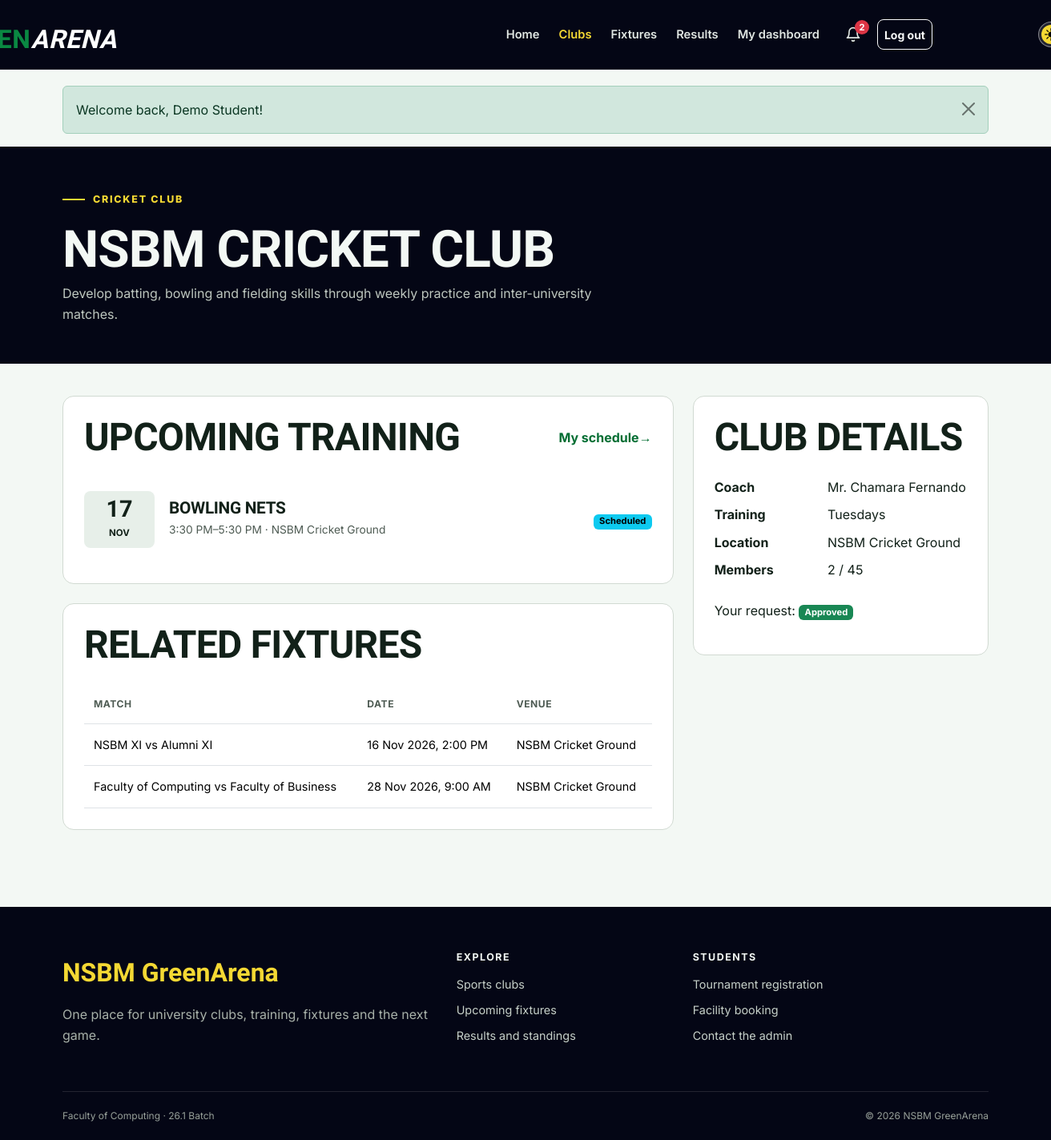
/club.php?id=1 (signed in), run on the app's committed database.
### tables this page shows
CREATE TABLE users (
    id INT UNSIGNED AUTO_INCREMENT PRIMARY KEY,
    student_id VARCHAR(20) NOT NULL UNIQUE,
    full_name VARCHAR(100) NOT NULL,
    email VARCHAR(120) NOT NULL UNIQUE,
    password_hash VARCHAR(255) NOT NULL,
    role ENUM('student', 'admin') NOT NULL DEFAULT 'student',
    created_at TIMESTAMP DEFAULT CURRENT_TIMESTAMP
);

CREATE TABLE clubs (
    id INT UNSIGNED AUTO_INCREMENT PRIMARY KEY,
    name VARCHAR(100) NOT NULL UNIQUE,
    sport VARCHAR(80) NOT NULL,
    description TEXT NOT NULL,
    coach_name VARCHAR(100) NOT NULL,
    meeting_day VARCHAR(20) NOT NULL,
    location VARCHAR(120) NOT NULL,
    max_members SMALLINT UNSIGNED NOT NULL DEFAULT 30,
    status ENUM('active', 'inactive') NOT NULL DEFAULT 'active',
    created_at TIMESTAMP DEFAULT CURRENT_TIMESTAMP
);

CREATE TABLE training_sessions (
    id INT UNSIGNED AUTO_INCREMENT PRIMARY KEY,
    club_id INT UNSIGNED NOT NULL,
    title VARCHAR(120) NOT NULL,
    session_date DATE NOT NULL,
    start_time TIME NOT NULL,
    end_time TIME NOT NULL,
    venue VARCHAR(120) NOT NULL,
    created_at TIMESTAMP DEFAULT CURRENT_TIMESTAMP,
    FOREIGN KEY (club_id) REFERENCES clubs(id) ON DELETE CASCADE
);

CREATE TABLE matches (
    id INT UNSIGNED AUTO_INCREMENT PRIMARY KEY,
    tournament_id INT UNSIGNED NULL,
    sport VARCHAR(80) NOT NULL,
    home_team VARCHAR(100) NOT NULL,
    away_team VARCHAR(100) NOT NULL,
    match_datetime DATETIME NOT NULL,
    venue VARCHAR(120) NOT NULL,
    status ENUM('scheduled', 'completed', 'cancelled') NOT NULL DEFAULT 'scheduled',
    home_score SMALLINT UNSIGNED NULL,
    away_score SMALLINT UNSIGNED NULL,
    created_at TIMESTAMP DEFAULT CURRENT_TIMESTAMP,
    FOREIGN KEY (tournament_id) REFERENCES tournaments(id) ON DELETE SET NULL
);

CREATE TABLE memberships (
    id INT UNSIGNED AUTO_INCREMENT PRIMARY KEY,
    user_id INT UNSIGNED NOT NULL,
    club_id INT UNSIGNED NOT NULL,
    status ENUM('pending', 'approved', 'rejected') NOT NULL DEFAULT 'pending',
    joined_at TIMESTAMP DEFAULT CURRENT_TIMESTAMP,
    reviewed_at TIMESTAMP NULL,
    UNIQUE KEY unique_membership (user_id, club_id),
    FOREIGN KEY (user_id) REFERENCES users(id) ON DELETE CASCADE,
    FOREIGN KEY (club_id) REFERENCES clubs(id) ON DELETE CASCADE
);

### includes/auth.php (called while the page is built, shortened)
<?php
function current_user()
{
    $user = fetch_one('SELECT id, student_id, full_name, email, role FROM users WHERE id = ?', [$_SESSION['user_id']]);
    return $user;
}
function is_logged_in()
{
    return current_user() !== null;
}
function is_admin()
{
    $user = current_user();
    return $user !== null && $user['role'] === 'admin';
}

### club.php (the view, shortened to what this page needs)
<?php
$id = filter_input(INPUT_GET, 'id', FILTER_VALIDATE_INT) ?: (int) ($_POST['club_id'] ?? 0);
$club = fetch_one('SELECT * FROM clubs WHERE id = ?', [$id]);
$activePage = 'clubs';
$membership = is_logged_in() && !is_admin() ? fetch_one('SELECT * FROM memberships WHERE user_id = ? AND club_id = ?', [current_user()['id'], $id]) : false;
$memberCount = (int) fetch_one("SELECT COUNT(*) AS total FROM memberships WHERE club_id = ? AND status = 'approved'", [$id])['total'];
$sessions = fetch_all('SELECT *
    FROM training_sessions
    WHERE club_id = ? AND session_date >= CURDATE()
    ORDER BY session_date, start_time
    LIMIT 5', [$id]);
$matches = fetch_all("SELECT *
    FROM matches
    WHERE sport = ? AND status = 'scheduled' AND match_datetime >= NOW()
    ORDER BY match_datetime
    LIMIT 4", [$club['sport']]);
include __DIR__ . '/includes/header.php';
?>
<section class="page-hero">
    <div class="container"><span class="hero-kicker"><?= e($club['sport']) ?> club</span>
        <h1><?= e($club['name']) ?></h1><p><?= e($club['description']) ?></p>
    </div>
</section>
<section class="page-content">
    <div class="container">
        <div class="row g-4">
            <div class="col-lg-8">
                <div class="content-panel">
                    <div class="page-title-row">
                        <h2>Upcoming training</h2><a href="<?= e(url('student/calendar.php')) ?>" class="link-arrow">My schedule</a>
                    </div>
                    <?php if ($sessions): ?>
                        <ul class="schedule-list"><?php foreach ($sessions as $session): ?>
                                <li class="schedule-item">
                                    <div class="date-block"><strong><?= format_date($session['session_date'], 'd') ?></strong><span><?= format_date($session['session_date'], 'M') ?></span>
                                    </div>
                                    <div>
                                        <h3><?= e($session['title']) ?></h3>
                                        <p><?= format_time($session['start_time']) ?>–<?= format_time($session['end_time']) ?> · <?= e($session['venue']) ?></p>
                                    </div><span><?= status_badge('scheduled') ?></span>
                            </li><?php endforeach; ?>
                    </ul><?php else: ?><p class="mb-0">No upcoming sessions have been posted yet.</p><?php endif; ?>
                </div>
                <div class="content-panel">
                    <h2 class="mb-4">Related fixtures</h2>
                    <?php if ($matches): ?>
                        <div class="table-responsive">
                            <table class="table">
                                <thead>
                                    <tr>
                                        <th>Match</th>
                                        <th>Date</th>
                                        <th>Venue</th>
                                    </tr>
                                </thead>
                                <tbody>
                                    <?php foreach ($matches as $match): ?>
                                        <tr>
                                            <td><?= e($match['home_team']) ?> vs <?= e($match['away_team']) ?></td>
                                            <td><?= format_date($match['match_datetime']) ?>, <?= format_time($match['match_datetime']) ?></td>
                                            <td><?= e($match['venue']) ?></td>
                                    </tr><?php endforeach; ?>
                                </tbody>
                            </table>
                    </div><?php else: ?><p class="mb-0">No related fixtures are scheduled.</p><?php endif; ?>
                </div>
            </div>
            <div class="col-lg-4">
                <aside class="content-panel">
                <h2>Club details</h2>
                <dl class="row mt-4"><dt class="col-5">Coach</dt><dd class="col-7"><?= e($club['coach_name']) ?></dd><dt class="col-5">Training</dt><dd class="col-7"><?= e($club['meeting_day']) ?>s</dd><dt class="col-5">Location</dt><dd class="col-7"><?= e($club['location']) ?></dd><dt class="col-5">Members</dt><dd class="col-7"><?= $memberCount ?> / <?= $club['max_members'] ?></dd></dl>
                <?php if ($membership): ?>
                    <div class="mb-3">Your request: <?= status_badge($membership['status']) ?>
                </div><?php endif; ?>
                </aside>
            </div>
        </div>
    </div>
</section>
<?php include __DIR__ . '/includes/footer.php'; ?>

### includes/header.php (shortened to what this page needs)
<?php
$activePage = $activePage ?? '';
$bodyClass = $bodyClass ?? '';
$user = current_user();
$flashes = get_flashes();
$unreadNotifications = $user ? unread_count($user['id']) : 0;
?>
<!doctype html>
<html lang="en">
    <head>
        <link href="https://cdn.jsdelivr.net/npm/bootstrap@5.3.3/dist/css/bootstrap.min.css" rel="stylesheet">
        <link href="<?= e(asset('css/style.css')) ?>" rel="stylesheet">
        <link href="<?= e(asset('css/theme.css')) ?>" rel="stylesheet">
    </head>
    <body class="<?= e($bodyClass) ?>">
        <header>
            <nav class="navbar navbar-expand-lg navbar-dark site-navbar" aria-label="Main navigation">
                <div class="container">
                    <a class="navbar-brand brand" href="<?= e(url('index.php')) ?>" aria-label="NSBM GreenArena home">
                        <span class="green-arena-title"><span class="t-nsbm">  NSBM</span><span class="t-green">GREEN</span><span class="t-arena">ARENA</span></span>
                    </a>
                    <div class="collapse navbar-collapse" id="mainNav">
                        <ul class="navbar-nav ms-auto align-items-lg-center">
                            <li class="nav-item"><a class="nav-link <?= active_class('home', $activePage) ?>" href="<?= e(url('index.php')) ?>">Home</a></li>
                            <li class="nav-item"><a class="nav-link <?= active_class('clubs', $activePage) ?>" href="<?= e(url('clubs.php')) ?>">Clubs</a></li>
                            <li class="nav-item"><a class="nav-link <?= active_class('fixtures', $activePage) ?>" href="<?= e(url('fixtures.php')) ?>">Fixtures</a></li>
                            <li class="nav-item"><a class="nav-link <?= active_class('results', $activePage) ?>" href="<?= e(url('results.php')) ?>">Results</a></li>
                            <?php if ($user): ?>
                                <li class="nav-item"><a class="nav-link <?= active_class('dashboard', $activePage) ?>" href="<?= e(url($user['role'] === 'admin' ? 'admin/index.php' : 'student/dashboard.php')) ?>"><?= $user['role'] === 'admin' ? 'Admin panel' : 'My dashboard' ?></a></li>
                                <li class="nav-item ms-lg-2">
                                    <a class="nav-link notification-bell <?= active_class('notifications', $activePage) ?>" href="<?= e(url('notifications.php')) ?>" aria-label="Notifications">
                                        <svg width="20" height="20" viewBox="0 0 24 24" fill="none" stroke="currentColor" stroke-width="2" stroke-linecap="round" stroke-linejoin="round" aria-hidden="true"><path d="M18 8a6 6 0 0 0-12 0c0 7-3 9-3 9h18s-3-2-3-9"/><path d="M13.7 21a2 2 0 0 1-3.4 0"/></svg>
                                        <span class="notification-badge" id="notification-count" <?= $unreadNotifications > 0 ? '' : 'hidden' ?>><?= $unreadNotifications ?></span>
                                    </a>
                                </li>
                                <li class="nav-item ms-lg-2">
                                    <form action="<?= e(url('logout.php')) ?>" method="post" class="m-0">
                                        <button class="btn btn-sm btn-outline-light w-100" type="submit">Log out</button>
                                    </form>
                                </li>
                            <?php else: ?>
                                <li class="nav-item"><a class="nav-link <?= active_class('login', $activePage) ?>" href="<?= e(url('login.php')) ?>">Log in</a></li>
                                <li class="nav-item ms-lg-2 mt-2 mt-lg-0"><a class="btn btn-sm btn-sport" href="<?= e(url('register.php')) ?>">Join GreenArena</a></li>
                            <?php endif; ?>
                            <li class="nav-item ms-lg-2 mt-2 mt-lg-0">
                                <button class="theme-switch" id="theme-toggle" type="button" role="switch" aria-checked="false" aria-label="Dark mode">
                                    <img class="switch-icon icon-sun" src="<?= e(asset('img/sun.png')) ?>" alt="">
                                </button>
                            </li>
                        </ul>
                    </div>
                </div>
            </nav>
        </header>
        <main id="main-content">
            <?php if ($flashes): ?>
                <div class="container flash-container" aria-live="polite">
                    <?php foreach ($flashes as $message): ?>
                        <div class="alert alert-<?= e($message['type']) ?> alert-dismissible fade show" role="alert">
                            <?= e($message['message']) ?>
                            <button type="button" class="btn-close" data-bs-dismiss="alert" aria-label="Close"></button>
                        </div>
                    <?php endforeach; ?>
                </div>
            <?php endif; ?>

### includes/functions.php (shortened to what this page needs)
<?php
function e($value)
{
    return htmlspecialchars($value ?? '', ENT_QUOTES);
}
function url($path = '')
{
    return BASE_PATH . '/' . ltrim($path, '/');
}
function asset($path)
{
    return url('assets/' . ltrim($path, '/'));
}
function run_query($sql, $params = [])
{
    global $connection;
    $statement = mysqli_prepare($connection, $sql);
    if (count($params) > 0) {
        $types = str_repeat('s', count($params));
        mysqli_stmt_bind_param($statement, $types, ...$params);
    }
    if (!mysqli_stmt_execute($statement)) {
        die('SQL error: ' . mysqli_stmt_error($statement));
    }
    return $statement;
}
function fetch_all($sql, $params = [])
{
    $statement = run_query($sql, $params);
    $result = mysqli_stmt_get_result($statement);
    return mysqli_fetch_all($result, MYSQLI_ASSOC);
}
function fetch_one($sql, $params = [])
{
    $rows = fetch_all($sql, $params);
    if (count($rows) > 0) {
        return $rows[0];
    }
    return false;
}
function get_flashes()
{
    $messages = $_SESSION['flash'] ?? [];
    return $messages;
}
function format_date($date, $format = 'd M Y')
{
    if ($date) {
        return date($format, strtotime($date));
    }
    return 'Not set';
}
function format_time($time)
{
    if ($time) {
        return date('g:i A', strtotime($time));
    }
    return 'Not set';
}
function status_badge($status)
{
    $classes = [
        'approved' => 'success',
        'active' => 'success',
        'completed' => 'success',
        'registered' => 'success',
        'ongoing' => 'info',
        'scheduled' => 'info',
        'pending' => 'warning',
        'upcoming' => 'warning',
        'rejected' => 'danger',
        'cancelled' => 'danger',
        'maintenance' => 'danger',
        'inactive' => 'secondary',
        'withdrawn' => 'secondary',
    ];
    $class = $classes[$status] ?? 'secondary';
    return '<span class="badge text-bg-' . $class . '">' . e(ucfirst($status)) . '</span>';
}
function active_class($page, $activePage)
{
    if ($page === $activePage) {
        return 'active';
    }
    return '';
}
function notifications_ready()
{
    global $connection;
    static $ready = null;
    if ($ready === null) {
        $result = mysqli_query($connection, "SHOW TABLES LIKE 'notifications'");
        $ready = $result && mysqli_num_rows($result) > 0;
    }
    return $ready;
}
function unread_count($userId)
{
    if (!notifications_ready()) {
        return 0;
    }
    return (int) fetch_one('SELECT COUNT(*) AS total FROM notifications WHERE user_id = ? AND is_read = 0', [$userId])['total'];
}

### assets/css/theme.css (style rules this page uses)
.theme-switch { position: relative; display: inline-flex; align-items: center; justify-content: space-between; width: 62px; height: 32px; padding: 0 7px; border: 1px solid rgba(255, 255, 255, 0.45); border-radius: 16px; background: rgba(255, 255, 255, 0.12); cursor: pointer; }
.switch-icon { position: relative; z-index: 1; width: 16px; height: 16px; }
@media (min-width: 1200px) { .theme-switch { transform: translateX(200%); } }
@media (min-width: 1200px) { .green-arena-title { transform: translateX(-100%); } }

### data on the page
users: id "2"
clubs: sport "CRICKET", name "NSBM CRICKET CLUB", description "Develop batting, bowling and fielding skills through weekly practice and inter-university matches.", coach_name "Mr. Chamara Fernando", meeting_day "Tuesday", location "NSBM Cricket Ground", max_members "45"
training_sessions: session_date "17", session_date "NOV", title "BOWLING NETS", start_time "3:30 PM", end_time "5:30 PM", venue "NSBM Cricket Ground"
matches: home_team "NSBM XI", away_team "Alumni XI", match_datetime "16 Nov 2026", match_datetime "2:00 PM", venue "NSBM Cricket Ground"
matches: home_team "Faculty of Computing", away_team "Faculty of Business", match_datetime "28 Nov 2026", match_datetime "9:00 AM", venue "NSBM Cricket Ground"
memberships: status "Approved"

### other printed values
$message['message'] "Welcome back, Demo Student!"
$memberCount "2"
